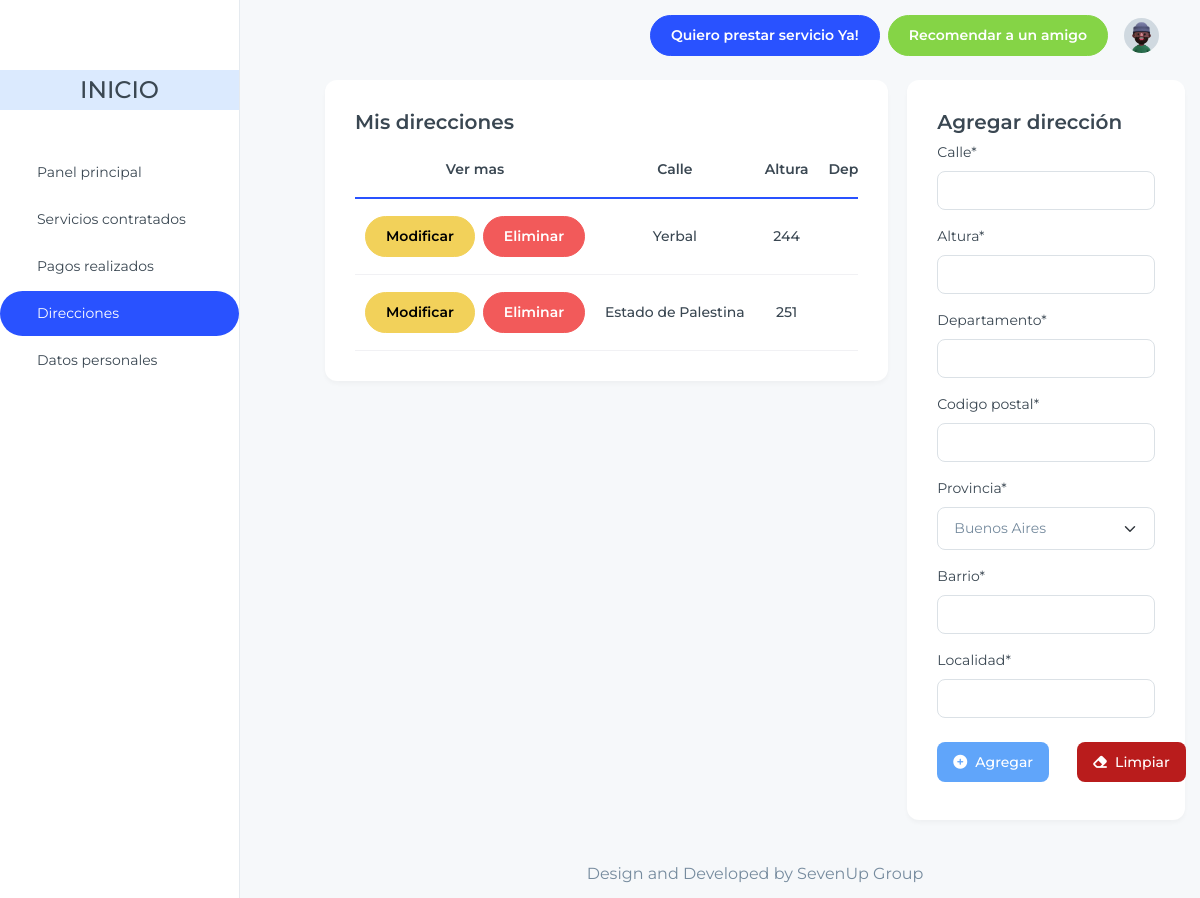
Screenshot of /home/consumidor/direcciones/ (signed in) with the database file from the repository.
### apps/ubicacion/models.py (models this page shows, shortened)
class Direccion(models.Model):
    calle = models.TextField(max_length=200)
    altura = models.TextField(max_length=200)
    departamento = models.CharField(max_length=100, null=True, blank=True)
    codigo_postal = models.CharField(max_length=100)
    barrio = models.CharField(max_length=200, blank=True, null=True, default=None)
    localidad = models.ForeignKey(Localidad, on_delete=models.CASCADE, default=None)
    usuario = models.ForeignKey("usuario.Usuario", on_delete=models.CASCADE, default=None)

### apps/consumidor/views.py (the view, shortened to what this page needs)
# urls.py: path('consumidor/direcciones/', ConsumidorDireccionListView.as_view(), name='dire_consumidor'),
class ConsumidorDireccionListView(generic.ListView, generic.edit.FormMixin):
    model = Direccion
    template_name = "consumidor_direcciones.html"
    context_object_name = "direcciones"
    form_class = DireccionForm  # El formulario que usarás para agregar direcciones
    def get_queryset(self):
        usuario_actual = self.request.user
        return Direccion.objects.filter(usuario=usuario_actual)
    def get_context_data(self, **kwargs):
        context = super().get_context_data(**kwargs)
        context['form'] = self.get_form()
        return context

### apps/ubicacion/form.py (shortened to what this page needs)
class DireccionForm(forms.Form):
    calle = forms.CharField(max_length=150, required=True)
    altura = forms.IntegerField()
    departamento = forms.CharField(max_length=150, required=True)
    codigo_postal = forms.CharField(max_length=150)
    provincia = forms.ChoiceField(choices=Provincia.PROVINCIAS, required=True)
    barrio = forms.CharField(max_length=150)
    localidad = forms.CharField(max_length=150, required=True)

### apps/ubicacion/models.py (called while the page is built)
    def __str__(self):
        provincia_nombre = dict(self.PROVINCIAS).get(self.nombre)
        return provincia_nombre

    def __str__(self):
        return f'{self.nombre}, {self.provincia.__str__()}'

### apps/consumidor/templates/consumidor_direcciones.html (shortened to what this page needs)
{% extends 'index_consumidor.html' %}
{% load static %}
{% load crispy_forms_tags %}
{% block content %}
<div class="container-fluid">
  <div class='row'>
    <div class="col-lg-8">
      <div class="card ">
        <div class="card-body ">
          <h5 class="card-title fs-6 font-semibold">Mis direcciones</h5>
            <div class="table-responsive">
            <table class="table text-nowrap align-middle mb-0">
              <thead>
                <tr class="border-2 border-bottom border-primary border-0">
                  <th scope="col" class="text-center">Ver mas</th>
                  <th scope="col" class="text-center">Calle</th>
                  <th scope="col" class="text-center">Altura</th>
                  <th scope="col" class="text-center">Departamento</th>
                </tr>
              </thead>
                <tbody class="table-group-divider">
                  {% for direccion in direcciones %}
                    <tr>
                      <td class="text-center fw-medium">
                        <div class="d-flex gap-2 justify-content-center">
                          <a href="{% url 'modificar_direccion' direccion_id=direccion.id %}" class="btn btn-warning">
                            Modificar
                          </a>
                          <a href="{% url 'eliminar_direccion' direccion_id=direccion.id %}" class="btn btn-danger" data-toggle="modal" data-target="#confirmarEliminarModal">
                            Eliminar
                          </a>
                        </div>
                      </td>
                      <td class="text-center fw-medium">{{ direccion.calle }}</td>
                      <td class="text-center fw-medium">{{ direccion.altura }}</td>
                      <td class="text-center fw-medium">{{ direccion.departamento }}</td>
                    </tr>
                  {% endfor %}
                </tbody>
            </table>
          </div>
        </div>
      </div>
    </div>
    <div class="col-lg-4 pl-1">
        <div class="card">
            <div class="card-body">
              <h5 class="card-title fs-6 font-semibold">Agregar dirección</h5>
              <form method="post">
                {{ form|crispy }}
                <div class="flex gap-2 mt-4">
                  <button type="submit" class="flex items-center text-white bg-blue-400 hover:bg-blue-800 focus:ring-4 focus:ring-blue-300 font-medium rounded-lg text-sm px-3 py-2.5 gap-2 me-2 mb-2">
                    <i class="fas fa-plus-circle"></i> Agregar
                  </button>
                  <button type="reset" class="flex items-center text-white bg-red-700 hover:bg-red-800 focus:ring-4 focus:ring-red-300 font-medium rounded-lg text-sm px-3 py-2.5 gap-2 me-2 mb-2 ml-3">
                    <i class="fas fa-eraser"></i> Limpiar
                  </button>
                </div>
              </form>
            </div>
        </div>
    </div>
  </div>
</div>
{% endblock %}

### rows the page displays
Direccion: calle "Yerbal", altura "244"
Direccion: calle "Estado de Palestina", altura "251"
